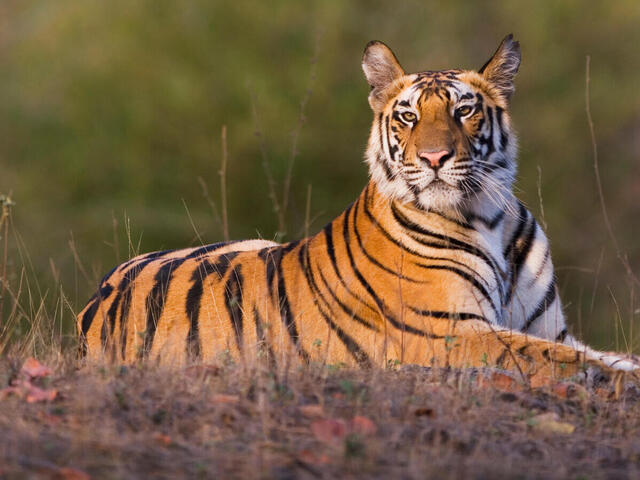
#> input picture server/img.jpg, 640 x 480 px
$ python -i temp.py   (imports and definitions only)
#> lines starting #> are read from the running program, lines starting #| are printed output that depends on the picture; after the words box and inside, x2 and y2 are one past the last pixel; in counts of white or black regions, pixels touching at a corner belong together
import numpy as np
from PIL import Image
from skimage import morphology
import math

# [31 lines left out: functions grayscale, averaging_blur, not called in this run]


def sobel_operator(image):
    width, height = image.size
    grayscale_image = image.convert('L')
    gradient_image = Image.new('L', (width, height))

    sobel_x = [[-1, 0, 1], [-2, 0, 2], [-1, 0, 1]]
    sobel_y = [[-1, -2, -1], [0, 0, 0], [1, 2, 1]]

    for x in range(1, width - 1):
        for y in range(1, height - 1):
            pixel_x = sum([grayscale_image.getpixel((x + dx, y + dy)) * sobel_x[dy][dx]
                          for dx in range(-1, 2) for dy in range(-1, 2)])
            pixel_y = sum([grayscale_image.getpixel((x + dx, y + dy)) * sobel_y[dy][dx]
                          for dx in range(-1, 2) for dy in range(-1, 2)])
            gradient = int((pixel_x ** 2 + pixel_y ** 2) ** 0.5)
            gradient_image.putpixel((x, y), gradient)

    return gradient_image


def canny_edge_detection(image, low_threshold=20, high_threshold=50):
    width, height = image.size
    grayscale_image = image.convert('L')
    gradient_image = sobel_operator(grayscale_image)
    canny_image = Image.new('L', (width, height), 0)

    # Convert gradient_image to NumPy array
    gradient_array = np.array(gradient_image, dtype=np.float32)

    for x in range(1, width - 1):
        for y in range(1, height - 1):
            pixel = gradient_array[y, x]
            if pixel >= high_threshold:
                canny_image.putpixel((x, y), 255)
            elif low_threshold <= pixel < high_threshold:
                if np.any(gradient_array[y-1:y+2, x-1:x+2] >= high_threshold):
                    canny_image.putpixel((x, y), 255)

    return canny_image

# [353 lines left out: functions laplacian_filter, unsharp_masking, histogram_equalization, thresholding, median_filter, brightness_adjustment and 10 more, not called in this run]


# [37 lines of commented-out code are left out]

>>> from PIL import Image
>>> picture = Image.open('img.jpg')
#> picture is the input picture: PIL image 640x480 RGB; mean R, G, B 118.1, 94.4, 67.7
>>> result = canny_edge_detection(picture)
#> in canny_edge_detection, `grayscale_image = image.convert('L')`:
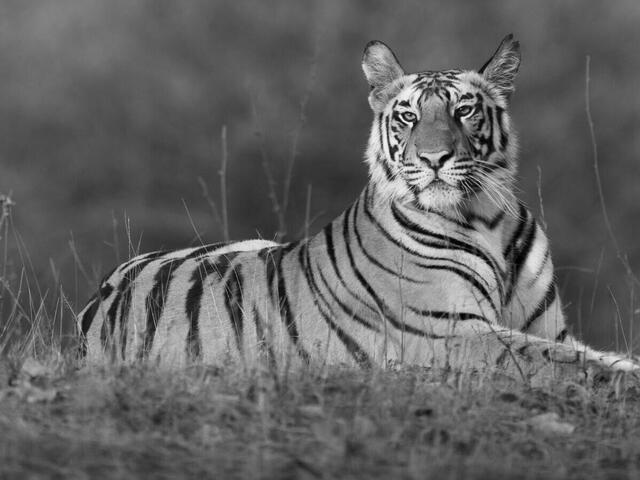
#> grayscale_image: PIL image 640x480 L; min 0, max 250, mean 98.5
#> in sobel_operator, `gradient_image = Image.new('L', (width, height))`: gradient_image: PIL image 640x480 L; every value is 0
#> after the loop in sobel_operator, `for x in range(1, width - 1):`:
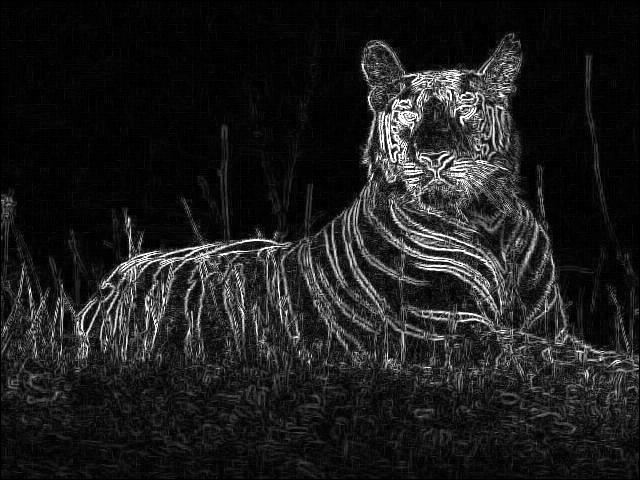
#> gradient_image: PIL image 640x480 L; min 0, max 255, mean 29.7
#> after the loop in canny_edge_detection, `for x in range(1, width - 1):`:
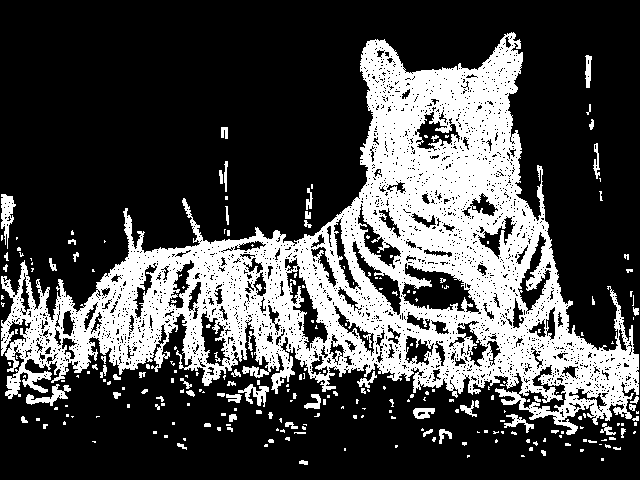
#> canny_image: PIL image 640x480 L; 28.7% white; 249 white regions (178 under 20 px), largest, box (x1, y1, x2, y2) and area: (1, 32, 639, 435) 82314, (1, 194, 16, 249) 411, (26, 384, 71, 406) 357
